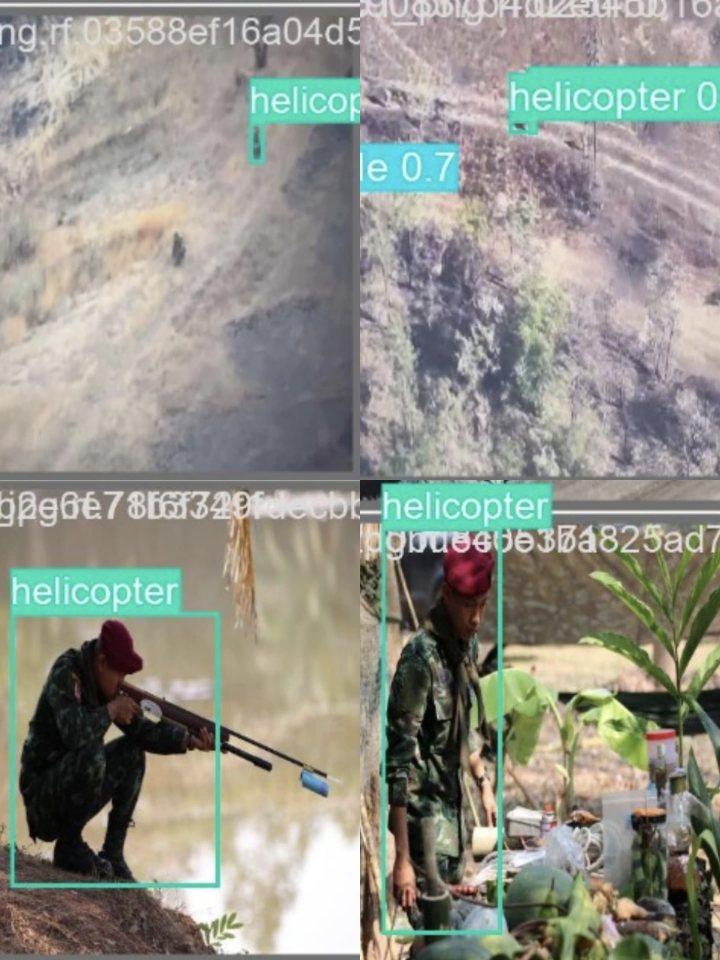
#> input picture WhatsApp Image 2025-08-02 at 10.19.34_59aa08ab.jpg, 2160 x 2880 px (shown at 1/3 size); its folder holds only this picture in this run
$ python -i data_augmentation.py   (imports and definitions only)
#> lines starting #> are read from the running program, lines starting #| are printed output that depends on the picture
import os
from PIL import Image, ImageEnhance
import numpy as np
import random


def random_horizontal_flip(image):
    if random.random() > 0.5:
        return image.transpose(Image.FLIP_LEFT_RIGHT)
    return image


# [4 lines left out: function random_vertical_flip, not called in this run]


def random_rotate_90(image):
    angle = random.choice([0, 90, 180, 270])
    return image.rotate(angle, expand=True)


# [21 lines left out: functions random_brightness, random_contrast, add_gaussian_noise, not called in this run]


def augment_image_pil(image):
    image = random_horizontal_flip(image)
    image = random_vertical_flip(image)
    image = random_rotate_90(image)
    image = random_brightness(image)
    image = random_contrast(image)
    image = add_gaussian_noise(image)
    return image


# [26 lines left out: function augment_dataset, not called in this run]


# [11 lines not run here, left out]

>>> import cv2
>>> picture = cv2.imread('WhatsApp Image 2025-08-02 at 10.19.34_59aa08ab.jpg', cv2.IMREAD_GRAYSCALE)
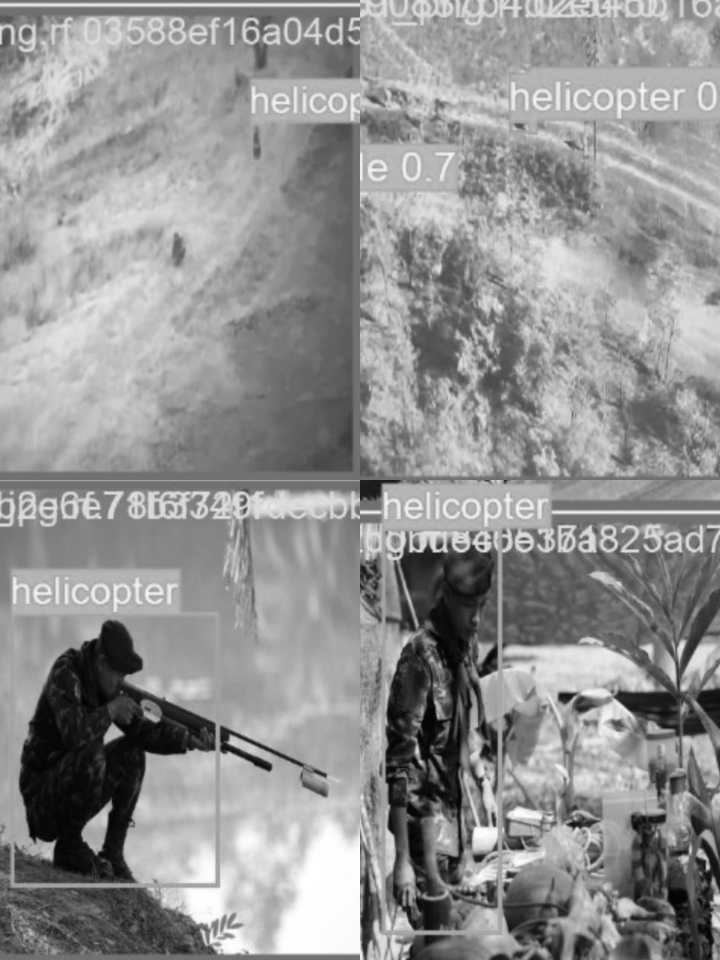
#> picture: shape (2880, 2160) (shown at 1/3 size); min 0, max 255, mean 146.1
#> (the run stopped early here; a loop or call above may not have finished)

$ run again, on WhatsApp Image 2025-08-02 at 10.19.35_ded42a13.jpg
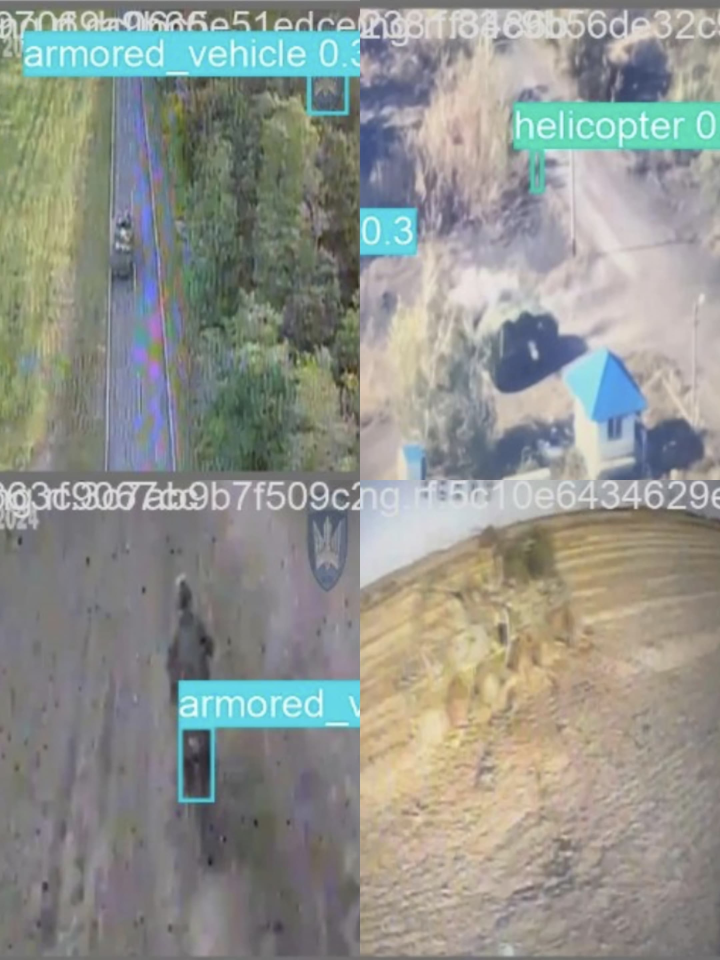
#> input picture WhatsApp Image 2025-08-02 at 10.19.35_ded42a13.jpg, 2160 x 2880 px (shown at 1/3 size)
#> `picture = cv2.imread('WhatsApp Image 2025-08-02 at 10.19.34_59aa08ab.j..`:
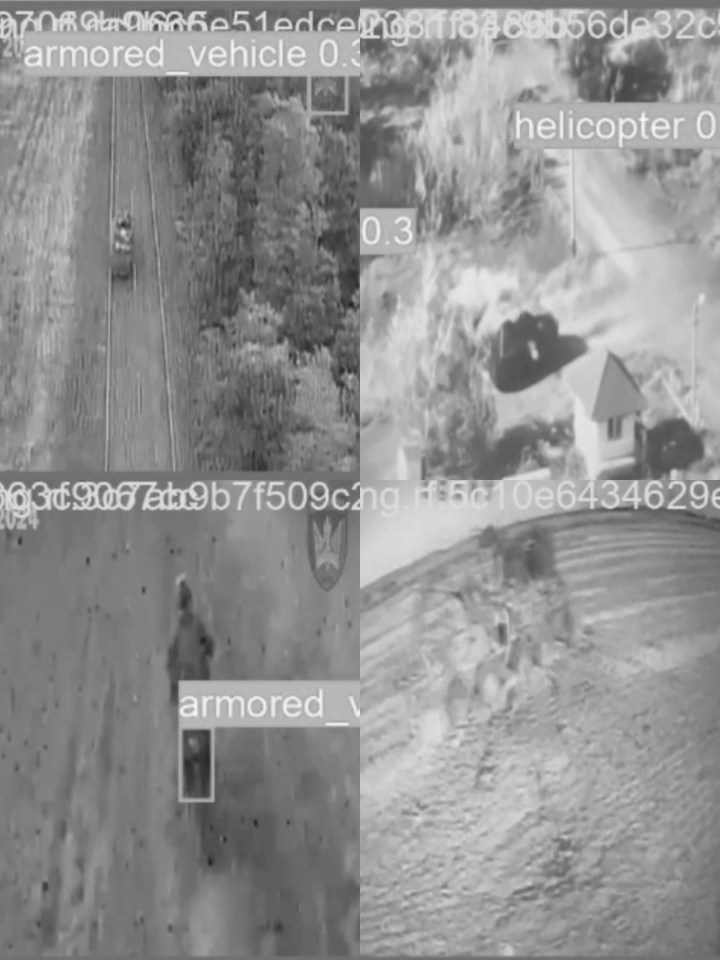
#> picture: shape (2880, 2160) (shown at 1/3 size); min 26, max 253, mean 146.1
